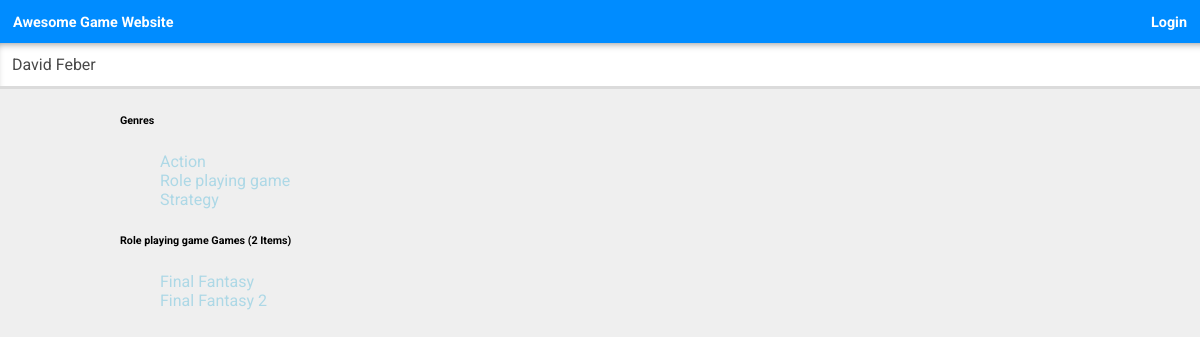
The app's page /catalog/2/items with its own data.
### database_setup.py (models this page shows, shortened)
class Genres(Base):
	__tablename__ = 'genre'
	id = Column(Integer, primary_key = True)
	name = Column(String(80), nullable = False)
	user_id = Column(Integer, ForeignKey('users.id'))
	user = relationship(Users)
	'''To return the table data for JSON format'''

class Games(Base):
	__tablename__ = 'games'
	id = Column(Integer, primary_key = True)
	name = Column(String(80), nullable = False)
	description = Column(String(250))
	genre_id = Column(Integer, ForeignKey('genre.id'))
	genre = relationship(Genres)
	user_id = Column(Integer, ForeignKey('users.id'))
	user = relationship(Users)
	'''To return the table data for JSON Format'''

### application.py (the view)
@app.route('/catalog/<int:catalog_id>')
@app.route('/catalog/<int:catalog_id>/items')
def showGenre(catalog_id):
	'''Get all the Data needed and render it all in template'''
	genres = session.query(Genres).all()
	genre = session.query(Genres).filter_by(id = catalog_id).first()
	genreName = genre.name
	games = session.query(Games).filter_by(genre_id = catalog_id).all()
	gameCount = session.query(Games).filter_by(genre_id = catalog_id).count()
	return render_template('genre.html', genres = genres, games = games, genreName = genreName, gamesCount = gameCount)

### templates/genre.html (shortened to what this page needs)
{% extends "base.html" %}
{% block content %}
	<div class="row">
		<div class="categories column column-25">
			<div class="categories__list">
				<h6 class="list__header">
					<span class="header__title">Genres</span>
				</h6>
				<ul class="list__items">
					{% for genre in genres %}
						<a href="{{url_for('showGenre', catalog_id = genre.id )}}">
							<li class="items__item">
								<span class="item__name">{{genre.name}}</span>
							</li>
						</a>
					{% endfor %}
				</ul>
			</div>
		</div>
		<div class="category-items column column-75">
			<div class="latest__list">
				<h6 class="list__header">
					<span class="header__title">{{genreName}} Games ({{gamesCount}} Items)</span>
				</h6>
				<ul class="list__items">
					{% for game in games %}
						<a href="{{url_for('showGame', catalog_id = game.genre_id ,item_id = game.id )}}">
							<li class="items__item">
								<span class="item__name">{{game.name}}</span>
							</li>
						</a>
					{% endfor %}
				</ul>
			</div>
		</div>
	</div>
{% endblock %}

### static/style.css (style rules this page uses)
.row { width:100%; }
body { margin: 0px; font-family: 'Roboto', sans-serif; }
ul { list-style: none; }
a { color: lightblue; text-decoration: none; }

### records on screen
Genres: name "Action"
Genres: name "Role playing game"
Genres: name "Strategy"
Games: name "Final Fantasy"
Games: name "Final Fantasy 2"

### other values on screen
{{ gamesCount }} "2"
